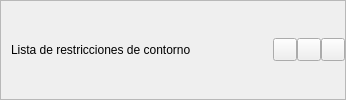
             <widget class="QFrame" name="frame_boundarySubTitle3">
              <property name="frameShape">
               <enum>QFrame::StyledPanel</enum>
              </property>
              <property name="frameShadow">
               <enum>QFrame::Raised</enum>
              </property>
              <layout class="QHBoxLayout" name="horizontalLayout_7">
               <property name="spacing">
                <number>0</number>
               </property>
               <property name="leftMargin">
                <number>10</number>
               </property>
               <property name="topMargin">
                <number>0</number>
               </property>
               <property name="rightMargin">
                <number>0</number>
               </property>
               <property name="bottomMargin">
                <number>0</number>
               </property>
               <item>
                <widget class="QLabel" name="label_cardBoundarySubTitle3">
                 <property name="minimumSize">
                  <size>
                   <width>262</width>
                   <height>0</height>
                  </size>
                 </property>
                 <property name="text">
                  <string>Lista de restricciones de contorno</string>
                 </property>
                 <property name="QLabelStyle" stdset="0">
                  <number>2</number>
                 </property>
                </widget>
               </item>
               <item>
                <widget class="QToolButton" name="toolButton_showHideLabel">
                 <property name="text">
                  <string/>
                 </property>
                 <property name="icon">
                  <iconset>
                   <normaloff>../recursos/iconos/iconos_menu_draw_mesh/label_not.svg</normaloff>../recursos/iconos/iconos_menu_draw_mesh/label_not.svg</iconset>
                 </property>
                 <property name="arrowType">
                  <enum>Qt::NoArrow</enum>
                 </property>
                 <property name="QToolButtonSubTitleStyle" stdset="0">
                  <number>1</number>
                 </property>
                </widget>
               </item>
               <item>
                <widget class="QToolButton" name="toolButton_showHideBoundary">
                 <property name="text">
                  <string/>
                 </property>
                 <property name="icon">
                  <iconset>
                   <normaloff>../recursos/iconos/iconos_menu_draw_mesh/view_draw.svg</normaloff>../recursos/iconos/iconos_menu_draw_mesh/view_draw.svg</iconset>
                 </property>
                 <property name="arrowType">
                  <enum>Qt::NoArrow</enum>
                 </property>
                 <property name="QToolButtonSubTitleStyle" stdset="0">
                  <number>1</number>
                 </property>
                </widget>
               </item>
               <item>
                <widget class="QToolButton" name="toolButton_cardBoundarySubTitle3">
                 <property name="text">
                  <string/>
                 </property>
                 <property name="icon">
                  <iconset>
                   <normaloff>../recursos/iconos/iconos_menu_draw_data/minimize.svg</normaloff>../recursos/iconos/iconos_menu_draw_data/minimize.svg</iconset>
                 </property>
                 <property name="arrowType">
                  <enum>Qt::NoArrow</enum>
                 </property>
                 <property name="QToolButtonSubTitleStyle" stdset="0">
                  <number>1</number>
                 </property>
                </widget>
               </item>
              </layout>
             </widget>
